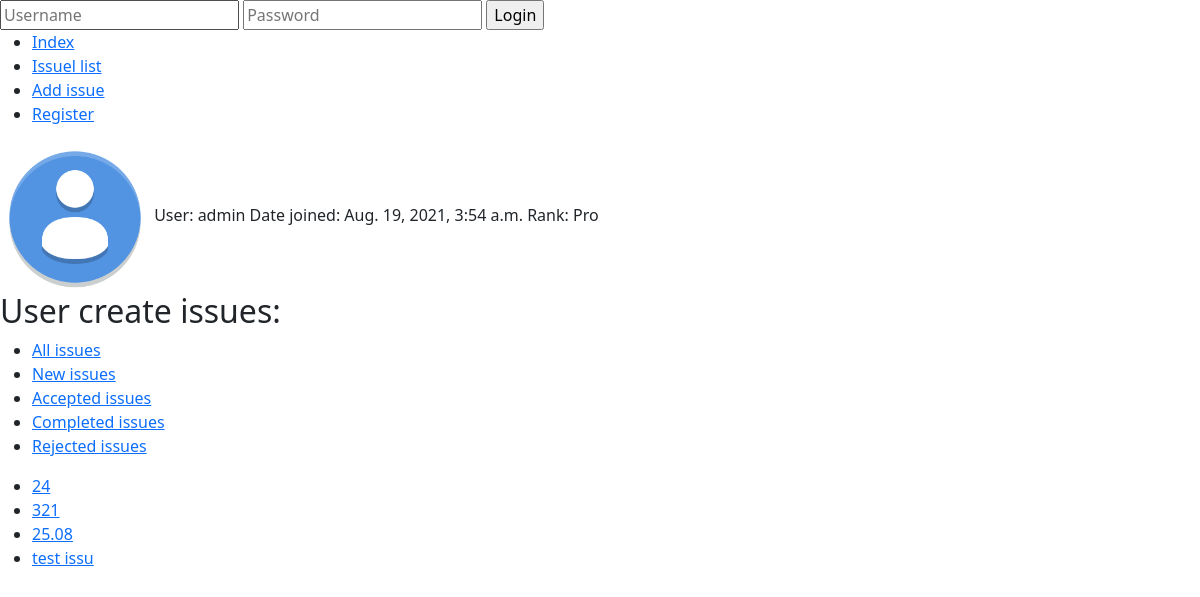
Page /user_page/1 on the committed database.
### fix/models.py (models this page shows, shortened)
class User(AbstractUser):
    profile_image = models.ImageField(upload_to="profile_images", blank=True, null=True)
    rank = models.CharField(max_length=1, choices=RANKS)
    role = models.CharField(max_length=1, choices=ROLE)
    phone = models.CharField(max_length=11, blank=True)

class Issue(models.Model):
    author = models.ForeignKey(User, on_delete=models.RESTRICT, related_name="applications")
    executor = models.ForeignKey(User, on_delete=models.RESTRICT, related_name="jobs", blank=True, null=True)
    title = models.CharField(max_length=128)
    description = models.CharField(max_length=1024)
    response = models.CharField(max_length=1024, blank=True, null=True)
    date_created = models.DateTimeField(auto_now_add=True)
    status = models.CharField(max_length=1, choices=STATUS)
    image_before = models.ImageField(upload_to="images")
    image_after = models.ImageField(upload_to="images", blank=True, null=True)
    latitude = models.FloatField()
    longitude = models.FloatField()

### fix/views.py (the view)
# urls.py: path('user_page/<int:user_id>', views.user_page, name="user_page"),
def user_page(request, user_id):
    user_data = User.objects.get(pk=user_id)
    issues = Issue.objects.filter(author=user_data)
    return render(request, "fix/user_page.html", {
        "user_data": user_data,
        "issues": issues,
    })

### fix/templates/fix/user_page.html (shortened to what this page needs)
{% extends "fix/layout.html" %}
{% load static %}
{% block body %}
    <div>
        {% if user_data.profile_image %}
            <img src="{{ user_data.profile_image.url }}" style="width: 150px;">
        {% else %}
            <img src="/media/profile_images/default.png" style="width: 150px;">
        {% endif %}
        User: {{ user_data.username }}
        Date joined: {{ user_data.date_joined }}
        Rank: {{ user_data.get_rank_display }}
    </div>
    <div>
        <h2>User create issues:</h2>
        <ul>
            <li><a href="" data-status=""class="issues_link">All issues</a></li>
            <li><a href="" data-status="N" class="issues_link">New issues</a></li>
            <li><a href="" data-status="A" class="issues_link">Accepted issues</a></li>
            <li><a href="" data-status="C" class="issues_link">Completed issues</a></li>
            <li><a href="" data-status="R" class="issues_link">Rejected issues</a></li>
        </ul>
        <ul id="list">
            {% for issue  in issues %}
                <li><a href="{% url 'issue_page' issue.id %}">{{ issue.title }}</a></li>
            {% endfor %}
        </ul>
    </div>
{% endblock %}

### rows in the picture
User: profile_image (placeholder picture), username "admin", date_joined "Aug. 19, 2021, 3:54 a.m.", rank "Pro"
Issue: title "24"
Issue: title "321"
Issue: title "25.08"
Issue: title "test issu"
